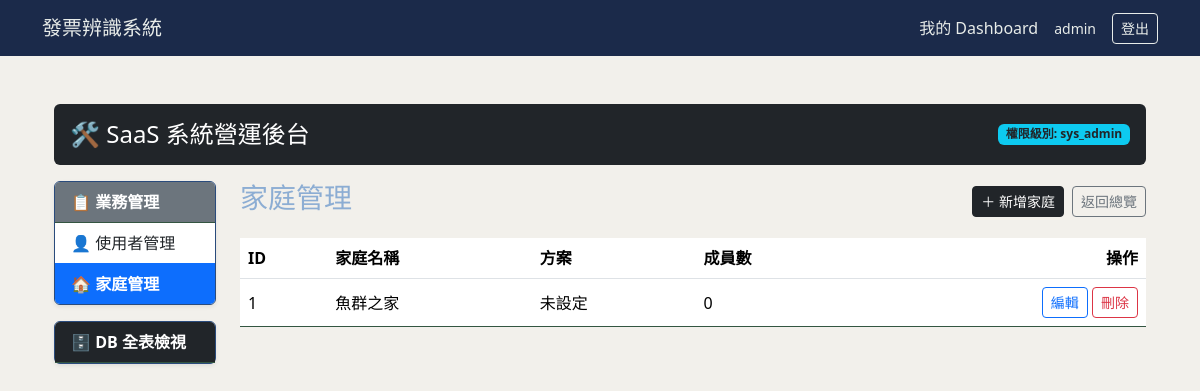
Before: /admin/families (signed in) with the older database file.
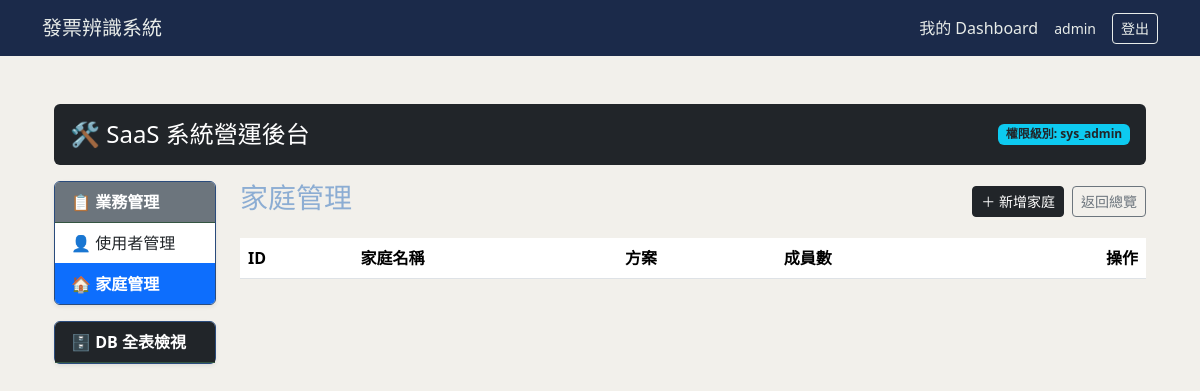
After: the same page with the newer database file.
### database/models/user.py (models this page shows)
class User(UserMixin,TimestampMixin, SoftDeleteMixin, db.Model):
    __tablename__ = 'users'
    id: Mapped[int] = mapped_column(Integer, primary_key=True)
    username: Mapped[str] = mapped_column(String(100), unique=True, nullable=False)
    email: Mapped[str] = mapped_column(String(120), unique=True, nullable=False)
    password_hash: Mapped[str] = mapped_column(String(200), nullable=True)
    google_id: Mapped[str] = mapped_column(String(100), unique=True, nullable=True)
    avatar: Mapped[str] = mapped_column(String(255), nullable=True)
    google_credentials: Mapped[str] = mapped_column(String(2000), nullable=True)
    target_sheet_id: Mapped[str] = mapped_column(String(100), nullable=True)
    invoices: Mapped[list["InvoiceRecord"]] = relationship("InvoiceRecord", backref="owner", lazy=True)
    roles: Mapped[list["Role"]] = relationship("Role", secondary=user_roles, back_populates="users")

### database/models/family/family.py (models this page shows, shortened)
class Family(db.Model, TimestampMixin):
    __tablename__ = 'families'
    id = db.Column(db.Integer, primary_key=True)
    name = db.Column(db.String(100), nullable=False)               # e.g. "許家記帳本"
    owner_user_id = db.Column(db.Integer, db.ForeignKey("users.id"), nullable=False)
    plan_id = db.Column(db.Integer, db.ForeignKey("plans.id"), nullable=True)
    plan = db.relationship("Plan", back_populates="families")
    members = db.relationship("FamilyMember", back_populates="family", cascade="all, delete-orphan")

### routes/admin_bp.py (the view)
@admin_bp.route("/families")
@admin_required
def admin_families():
    families = Family.query.order_by(Family.id.asc()).all()
    table_names = inspect(db.engine).get_table_names()   # 補這行
    return render_template("dashboard/admin/families.html", families=families, table_names=table_names)

### core/login.py (called while the page is built)
@login_manager.user_loader
def load_user(user_id: str):
    return User.query.get(int(user_id))

### templates/dashboard/admin/families.html (shortened to what this page needs)
{% extends "base.html" %}
{% block content %}
<div class="container-fluid py-4">
	<div class="row mb-3">
		{% include "dashboard/admin/_header.html" %}
	</div>
    <div class="row">
        {% include "dashboard/admin/_sidebar.html" %}
        <div class="col-md-9 col-lg-10">
            <div class="d-flex justify-content-between align-items-center mb-3">
                <h3>家庭管理</h3>
                <div class="d-flex gap-2">
                    <a href="{{ url_for('admin.admin_create_family') }}" class="btn btn-dark btn-sm">＋ 新增家庭</a>
                    <a href="{{ url_for('admin.admin_index') }}" class="btn btn-outline-secondary btn-sm">返回總覽</a>
                </div>
            </div>
            <table class="table table-hover align-middle">
                <thead>
                    <tr>
                        <th>ID</th>
                        <th>家庭名稱</th>
                        <th>方案</th>
                        <th>成員數</th>
                        <th class="text-end">操作</th>
                    </tr>
                </thead>
                <tbody>
                    {% for family in families %}
                    <tr>
                        <td>{{ family.id }}</td>
                        <td>{{ family.name }}</td>
                        <td>{{ family.plan.name if family.plan else "未設定" }}</td>
                        <td>{{ family.members|length }}</td>
                        <td class="text-end">
                            <a href="{{ url_for('admin.admin_edit_family', family_id=family.id) }}" class="btn btn-outline-primary btn-sm">編輯</a>
                            <form method="POST" action="{{ url_for('admin.admin_delete_family', family_id=family.id) }}"
                                onsubmit="return confirm('確定要刪除家庭「{{ family.name }}」嗎？將一併刪除所有成員關聯，此動作無法復原。');" class="d-inline">
                                <button type="submit" class="btn btn-outline-danger btn-sm">刪除</button>
                            </form>
                        </td>
                    </tr>
                    {% endfor %}
                </tbody>
            </table>
        </div>
    </div>
</div>
{% endblock %}

### templates/base.html (shortened to what this page needs)
<!DOCTYPE html>
<html lang="zh-TW">
<head>
    <link href="https://cdn.jsdelivr.net/npm/bootstrap@5.3.2/dist/css/bootstrap.min.css" rel="stylesheet">
    <link rel="stylesheet" href="{{ url_for('static', filename='css/style.css') }}">
</head>
<body>
    <nav class="navbar">
        <div class="container">
            <a class="navbar-brand" href="{{ url_for('invoice.upload_view') }}">發票辨識系統</a>
            <div class="d-flex align-items-center gap-3">
                {% if current_user.is_authenticated %}
                    <a class="text-decoration-none" href="{{ url_for('dashboard.index') }}">
                        {% if current_user.is_admin %}管理後台{% else %}我的 Dashboard{% endif %}
                    </a>
                    <span class="small">{{ current_user.username }}</span>
                    <a class="btn btn-outline-light btn-sm" href="{{ url_for('auth.logout') }}">登出</a>
                {% else %}
                    <a class="btn btn-outline-light btn-sm" href="{{ url_for('auth.login') }}">登入</a>
                {% endif %}
            </div>
        </div>
    </nav>
    <main class="container py-4">
        {% block content %}{% endblock %}
    </main>
</body>
</html>

### templates/dashboard/admin/_header.html
<div class="col-12">
    <div class="d-flex justify-content-between align-items-center bg-dark text-white p-3 rounded">
        <h4 class="mb-0">🛠️ SaaS 系統營運後台</h4>
        <span class="badge bg-info text-dark">權限級別: sys_admin</span>
    </div>
</div>

### templates/dashboard/admin/_sidebar.html (shortened to what this page needs)
<div class="col-md-3 col-lg-2 mb-3">
    <div class="card shadow-sm mb-3">
        <div class="card-header bg-secondary text-white fw-bold">
            📋 業務管理
        </div>
        <div class="list-group list-group-flush">
            <a href="{{ url_for('admin.admin_users') }}"
            class="list-group-item list-group-item-action {% if request.endpoint == 'admin.admin_users' %}active fw-bold{% endif %}">
            👤 使用者管理
            </a>
            <a href="{{ url_for('admin.admin_families') }}"
            class="list-group-item list-group-item-action {% if request.endpoint == 'admin.admin_families' %}active fw-bold{% endif %}">
            🏠 家庭管理
            </a>
        </div>
    </div>
    <div class="card shadow-sm">
        <div class="card-header bg-dark text-white fw-bold d-flex justify-content-between align-items-center"
            role="button" data-bs-toggle="collapse" data-bs-target="#dbTableCollapse">
        <span>🗄️ DB 全表檢視</span>
        </div>
    </div>
</div>

### static/css/style.css (style rules this page uses)
body { background-color: #F2F0EB; color: #8CADD3; }
.navbar { background-color: #1B2A4A; }
.navbar .navbar-brand, .navbar a, .navbar span { color: #E8ECE9; }
.navbar .btn-outline-light { color: #E8ECE9; border-color: #E8ECE9; }
.card { background-color: #D3E4F1; border-color: #2A4B7C; }
.card-header { background-color: #0f2a1b; border-bottom-color: #335541; }
.table { color: #e5e7eb; }
.table thead { background-color: #0f2a1a; }

Changed rows visible on the page:
removed Family: id "1", name "魚群之家", plan "未設定", members|length "0"
